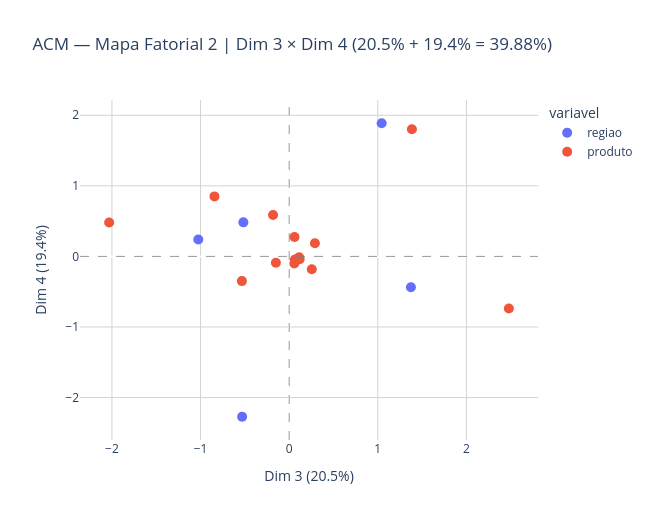

The notebook cell this image was saved under:
### Code cell
# ── 6. Mapa fatorial 2 — Dim3 × Dim4 (39.88% da inércia) ─────────────────
# Complementa o Mapa 1 — revela estruturas que Dim1 e Dim2 não capturam.
# Interpretação independente do Mapa 1: não compare coordenadas entre os dois mapas.

fig2 = px.scatter(
    coords_retidas_plot,
    x='Dim 3',
    y='Dim 4',
    color='variavel',
    hover_name=coords_retidas_plot.index,
    title=f'ACM — Mapa Fatorial 2 | Dim 3 × Dim 4 '
          f'({acm.percentage_of_variance_[2]:.1f}% + '
          f'{acm.percentage_of_variance_[3]:.1f}% = 39.88%)',
    labels={
        'Dim 3': f'Dim 3 ({acm.percentage_of_variance_[2]:.1f}%)',
        'Dim 4': f'Dim 4 ({acm.percentage_of_variance_[3]:.1f}%)'
    },
    width=650,
    height=520
)

fig2.update_traces(
    marker=dict(size=10)
)

fig2.add_hline(y=0, line_dash='dash', line_color='gray', line_width=0.8)
fig2.add_vline(x=0, line_dash='dash', line_color='gray', line_width=0.8)
fig2.update_layout(
    plot_bgcolor='white',
    xaxis=dict(showgrid=True, gridcolor='lightgray'),
    yaxis=dict(showgrid=True, gridcolor='lightgray')
)
fig2.show()
pio.write_html(fig2, '../outputs/acm_mapa2_dim3_dim4.html')

### Figure 1 — Plotly figure (JSON) as saved in the notebook; plotly's stock layout.template omitted (floating-point values rounded to 4 significant figures)
{"data": [{"hovertemplate": "<b>%{hovertext}</b><br><br>variavel=regiao<br>Dim 3 (20.5%)=%{x}<br>Dim 4 (19.4%)=%{y}<extra></extra>", "hovertext": ["centro oeste", "nordeste", "norte", "sudeste", "sul"], "legendgroup": "regiao", "marker": {"color": "#636efa", "size": 10, "symbol": "circle"}, "mode": "markers", "name": "regiao", "orientation": "v", "showlegend": true, "type": "scatter", "x": [-0.5169, -0.531, 1.044, 1.374, -1.026], "xaxis": "x", "y": [0.4829, -2.272, 1.887, -0.4363, 0.24], "yaxis": "y"}, {"hovertemplate": "<b>%{hovertext}</b><br><br>variavel=produto<br>Dim 3 (20.5%)=%{x}<br>Dim 4 (19.4%)=%{y}<extra></extra>", "hovertext": ["acido graxo de oleo de palma / dende", "acido graxo de oleo de soja", "gordura bovina", "gordura de frango", "gordura de porco", "oleo de algodao (gossypium hirsut)", "oleo de colza/canola (bressica campestris)", "oleo de fritura usado", "oleo de girassol (hellanthus annus)", "oleo de milho", "oleo de palma/dende (elaeis guineensis ou elaeis o", "oleo de palmiste", "oleo de soja (glycine max)", "outros materiais graxos"], "legendgroup": "produto", "marker": {"color": "#EF553B", "size": 10, "symbol": "circle"}, "mode": "markers", "name": "produto", "orientation": "v", "showlegend": true, "type": "scatter", "x": [2.479, -0.1821, 0.06006, 0.06483, 0.1119, -0.5336, -2.031, 0.05807, -0.8432, 0.2907, 0.2552, 1.385, -0.1502, 0.1179], "xaxis": "x", "y": [-0.7375, 0.5879, 0.2741, -0.04527, -0.0113, -0.3501, 0.4799, -0.1008, 0.8503, 0.1862, -0.1819, 1.801, -0.08876, -0.03924], "yaxis": "y"}], "layout": {"height": 520, "legend": {"title": {"text": "variavel"}, "tracegroupgap": 0}, "plot_bgcolor": "white", "shapes": [{"line": {"color": "gray", "dash": "dash", "width": 0.8}, "type": "line", "x0": 0, "x1": 1, "xref": "x domain", "y0": 0, "y1": 0, "yref": "y"}, {"line": {"color": "gray", "dash": "dash", "width": 0.8}, "type": "line", "x0": 0, "x1": 0, "xref": "x", "y0": 0, "y1": 1, "yref": "y domain"}], "title": {"text": "ACM — Mapa Fatorial 2 | Dim 3 × Dim 4 (20.5% + 19.4% = 39.88%)"}, "width": 650, "xaxis": {"anchor": "y", "domain": [0, 1], "gridcolor": "lightgray", "showgrid": true, "title": {"text": "Dim 3 (20.5%)"}}, "yaxis": {"anchor": "x", "domain": [0, 1], "gridcolor": "lightgray", "showgrid": true, "title": {"text": "Dim 4 (19.4%)"}}}}
